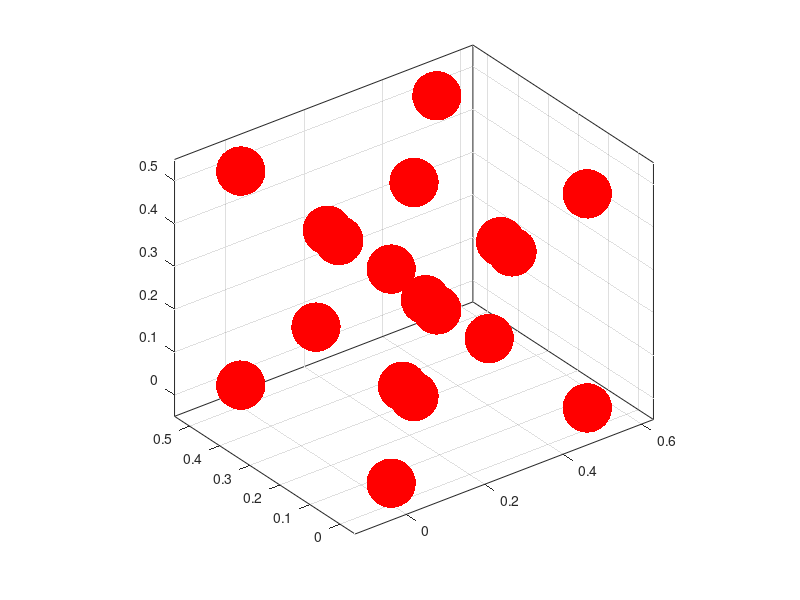

MATLAB code for this plot: (Note: this script raises an error after producing the figure.)
%function [] = draw_crystal_lattice
selection = 'diamond'; % 'diamond', 'copper'

a = 1;
c = a /4;

r_diamond_cubic = c *[0, 0, 0;
        2, 0, 0;
        0, 2, 0;
        2, 2, 0;
        1, 1, 0; %
        1, 0, 1;
        0, 1, 1;
        1, 2, 1;
        2, 1, 1; %
        0, 0, 2;
        2, 0, 2;
        0, 2, 2;
        2, 2, 2;
        1, 1, 2; %
        0.5, 0.5, 0.5;
        1.5, 1.5, 0.5;
        0.5, 1.5, 1.5;
        1.5, 0.5, 1.5]';

r_fcc = c *[0, 0, 0;
        2, 0, 0;
        0, 2, 0;
        2, 2, 0;
        1, 1, 0; %
        1, 0, 1;
        0, 1, 1;
        1, 2, 1;
        2, 1, 1; %
        0, 0, 2;
        2, 0, 2;
        0, 2, 2;
        2, 2, 2;
        1, 1, 2]'; %

i_diamond_cubic =[15, 1;
     15, 5;
     15, 6;
     15, 7; %
     16, 5;
     16, 4;
     16, 8;
     16, 9; %
     17, 7;
     17, 12;
     17, 14;
     17, 8; %
     18, 6;
     18, 9;
     18, 14;
     18, 11];
%

i_fcc = [1, 2;
    2, 4;
    2, 3;
    1, 3;
    1, 4;
    3, 4; %
    1, 10;
    2, 10;
    2, 11;
    1, 11;
    10, 11; %
    3, 12;
    4, 13;
    12, 13;
    4, 12;
    3, 13; %
    10, 12;
    10, 13;
    13, 11;
    12, 11;
    1, 12;
    3, 10; %
    2, 13;
    4, 11];

switch selection
    case 'diamond'
        r = r_diamond_cubic;
        i1 = i_diamond_cubic;
    case 'copper'
        r = r_fcc;
        i1 = i_fcc;
    otherwise
        disp('Unknown material selection.')
end

hold on
for i=1:size(r, 2)
    h = drawSphere(r(:, i), 0.05);
    set(h, 'FaceColor', 'r')
end
axis tight
grid on
box on
axis equal
view(3)
maximize

for i=1:size(i1, 1)
    a = i1(i, 1);
    b = i1(i, 2);
    drawCylinder([r(:, a)', r(:, b)', 0.01] )
end

fname = selection;
fig2u3d(gca, fname);
